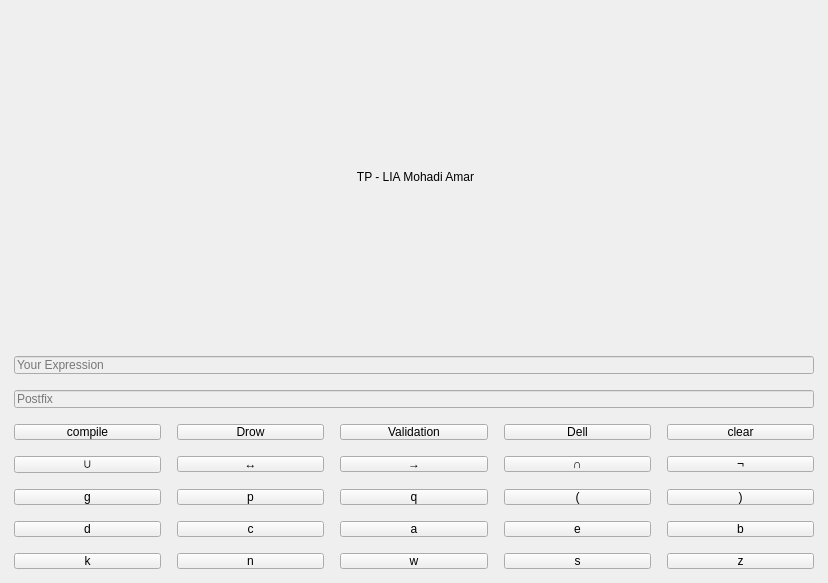
<?xml version="1.0" encoding="UTF-8"?>
<ui version="4.0">
 <class>MainWindow</class>
 <widget class="QMainWindow" name="MainWindow">
  <property name="enabled">
   <bool>true</bool>
  </property>
  <property name="geometry">
   <rect>
    <x>0</x>
    <y>0</y>
    <width>828</width>
    <height>583</height>
   </rect>
  </property>
  <property name="windowTitle">
   <string>MainWindow</string>
  </property>
  <property name="styleSheet">
   <string notr="true">.QPushButton{
color:#fff;
	
	font: 18pt &quot;Arial Black&quot;;
	background-color: rgb(167, 144, 28);
border-radius:5px;





  border: 2px solid #000;
  padding: 10px 20px;

}

@keyframes pulse {
  0% {
    transform: scale(1);
  }
  50% {
    transform: scale(1.2);
  }
  100% {
    transform: scale(1);
  }


}
QLabel{
font: 87 48pt &quot;Arial Black&quot;;
text-decoration: underline;
color: rgb(162, 139, 46);
text-align: center;}

.QMainWindow{

	background-color: rgb(255, 255, 255);

}
.QLineEdit{

border-radius:5px;
font: 87 16pt &quot;Arial Black&quot;;
color: rgb(152, 130, 19);
 border-style: solid ;
   border-color: rgb(178, 132, 16);
   border-width: 5px;
}




</string>
  </property>
  <widget class="QWidget" name="centralwidget">
   <property name="styleSheet">
    <string notr="true">margin:5px;</string>
   </property>
   <layout class="QVBoxLayout" name="verticalLayout_2">
    <item>
     <layout class="QVBoxLayout" name="verticalLayout">
      <item>
       <widget class="QLabel" name="label">
        <property name="styleSheet">
         <string notr="true"/>
        </property>
        <property name="text">
         <string>&lt;html&gt;&lt;head/&gt;&lt;body&gt;&lt;p align=&quot;center&quot;&gt;TP - LIA Mohadi Amar&lt;/p&gt;&lt;/body&gt;&lt;/html&gt;</string>
        </property>
       </widget>
      </item>
      <item>
       <widget class="QLineEdit" name="input_screen">
        <property name="enabled">
         <bool>false</bool>
        </property>
        <property name="maximumSize">
         <size>
          <width>16777206</width>
          <height>16777215</height>
         </size>
        </property>
        <property name="styleSheet">
         <string notr="true">fontsize:24pt;</string>
        </property>
        <property name="placeholderText">
         <string>Your Expression</string>
        </property>
       </widget>
      </item>
      <item>
       <widget class="QLineEdit" name="Postfix_screen">
        <property name="enabled">
         <bool>false</bool>
        </property>
        <property name="maximumSize">
         <size>
          <width>16777206</width>
          <height>16777215</height>
         </size>
        </property>
        <property name="styleSheet">
         <string notr="true"/>
        </property>
        <property name="placeholderText">
         <string>Postfix </string>
        </property>
       </widget>
      </item>
      <item>
       <layout class="QGridLayout" name="gridLayout_2">
        <item row="0" column="0" alignment="Qt::AlignVCenter">
         <widget class="QPushButton" name="compile">
          <property name="text">
           <string>compile</string>
          </property>
         </widget>
        </item>
        <item row="0" column="2">
         <widget class="QPushButton" name="validat">
          <property name="text">
           <string>Validation</string>
          </property>
         </widget>
        </item>
        <item row="0" column="1">
         <widget class="QPushButton" name="drow">
          <property name="text">
           <string>Drow</string>
          </property>
         </widget>
        </item>
        <item row="0" column="3">
         <widget class="QPushButton" name="dell">
          <property name="text">
           <string>Dell</string>
          </property>
         </widget>
        </item>
        <item row="0" column="4">
         <widget class="QPushButton" name="clear">
          <property name="text">
           <string>clear</string>
          </property>
         </widget>
        </item>
       </layout>
      </item>
      <item>
       <layout class="QGridLayout" name="gridLayout">
        <item row="3" column="0">
         <widget class="QPushButton" name="pushButton_13">
          <property name="styleSheet">
           <string notr="true">font: 87 14pt &quot;Arial Black&quot;;</string>
          </property>
          <property name="text">
           <string>k</string>
          </property>
         </widget>
        </item>
        <item row="0" column="1">
         <widget class="QPushButton" name="pushButton_11">
          <property name="styleSheet">
           <string notr="true">font: 18pt &quot;Impact&quot;;</string>
          </property>
          <property name="text">
           <string>↔</string>
          </property>
         </widget>
        </item>
        <item row="1" column="3">
         <widget class="QPushButton" name="pushButton_7">
          <property name="styleSheet">
           <string notr="true">font: 87 14pt &quot;Arial Black&quot;;</string>
          </property>
          <property name="text">
           <string>(</string>
          </property>
         </widget>
        </item>
        <item row="1" column="2">
         <widget class="QPushButton" name="pushButton_10">
          <property name="styleSheet">
           <string notr="true">font: 87 14pt &quot;Arial Black&quot;;</string>
          </property>
          <property name="text">
           <string>q</string>
          </property>
         </widget>
        </item>
        <item row="3" column="1">
         <widget class="QPushButton" name="pushButton_19">
          <property name="styleSheet">
           <string notr="true">font: 87 14pt &quot;Arial Black&quot;;</string>
          </property>
          <property name="text">
           <string>n</string>
          </property>
         </widget>
        </item>
        <item row="1" column="1">
         <widget class="QPushButton" name="pushButton_8">
          <property name="styleSheet">
           <string notr="true">font: 87 14pt &quot;Arial Black&quot;;</string>
          </property>
          <property name="text">
           <string>p</string>
          </property>
         </widget>
        </item>
        <item row="3" column="3">
         <widget class="QPushButton" name="pushButton_16">
          <property name="styleSheet">
           <string notr="true">font: 87 14pt &quot;Arial Black&quot;;</string>
          </property>
          <property name="text">
           <string>s</string>
          </property>
         </widget>
        </item>
        <item row="3" column="4">
         <widget class="QPushButton" name="pushButton_15">
          <property name="styleSheet">
           <string notr="true">font: 87 14pt &quot;Arial Black&quot;;</string>
          </property>
          <property name="text">
           <string>z</string>
          </property>
         </widget>
        </item>
        <item row="3" column="2">
         <widget class="QPushButton" name="pushButton_12">
          <property name="styleSheet">
           <string notr="true">font: 87 14pt &quot;Arial Black&quot;;</string>
          </property>
          <property name="text">
           <string>w</string>
          </property>
         </widget>
        </item>
        <item row="0" column="4">
         <widget class="QPushButton" name="pushButton_17">
          <property name="styleSheet">
           <string notr="true">font: 18pt &quot;Impact&quot;;</string>
          </property>
          <property name="text">
           <string>¬</string>
          </property>
         </widget>
        </item>
        <item row="1" column="4">
         <widget class="QPushButton" name="pushButton_6">
          <property name="styleSheet">
           <string notr="true">font: 87 14pt &quot;Arial Black&quot;;</string>
          </property>
          <property name="text">
           <string>)</string>
          </property>
         </widget>
        </item>
        <item row="0" column="0">
         <widget class="QPushButton" name="pushButton_20">
          <property name="styleSheet">
           <string notr="true">font: 18pt &quot;Impact&quot;;</string>
          </property>
          <property name="text">
           <string>∪</string>
          </property>
         </widget>
        </item>
        <item row="2" column="0">
         <widget class="QPushButton" name="pushButton_4">
          <property name="styleSheet">
           <string notr="true">font: 87 14pt &quot;Arial Black&quot;;</string>
          </property>
          <property name="text">
           <string>d</string>
          </property>
         </widget>
        </item>
        <item row="1" column="0">
         <widget class="QPushButton" name="pushButton_9">
          <property name="styleSheet">
           <string notr="true">font: 87 14pt &quot;Arial Black&quot;;</string>
          </property>
          <property name="text">
           <string>g</string>
          </property>
         </widget>
        </item>
        <item row="0" column="2">
         <widget class="QPushButton" name="pushButton_14">
          <property name="styleSheet">
           <string notr="true">font: 18pt &quot;Impact&quot;;</string>
          </property>
          <property name="text">
           <string>→</string>
          </property>
         </widget>
        </item>
        <item row="2" column="1">
         <widget class="QPushButton" name="pushButton_3">
          <property name="styleSheet">
           <string notr="true">font: 87 14pt &quot;Arial Black&quot;;</string>
          </property>
          <property name="text">
           <string>c</string>
          </property>
         </widget>
        </item>
        <item row="2" column="4">
         <widget class="QPushButton" name="pushButton_2">
          <property name="styleSheet">
           <string notr="true">font: 87 14pt &quot;Arial Black&quot;;</string>
          </property>
          <property name="text">
           <string>b</string>
          </property>
         </widget>
        </item>
        <item row="2" column="2">
         <widget class="QPushButton" name="pushButton_18">
          <property name="maximumSize">
           <size>
            <width>16777215</width>
            <height>16777215</height>
           </size>
          </property>
          <property name="styleSheet">
           <string notr="true">font: 87 14pt &quot;Arial Black&quot;;</string>
          </property>
          <property name="text">
           <string>a</string>
          </property>
         </widget>
        </item>
        <item row="2" column="3">
         <widget class="QPushButton" name="pushButton_5">
          <property name="styleSheet">
           <string notr="true">font: 87 14pt &quot;Arial Black&quot;;</string>
          </property>
          <property name="text">
           <string>e</string>
          </property>
         </widget>
        </item>
        <item row="0" column="3">
         <widget class="QPushButton" name="pushButton_1">
          <property name="styleSheet">
           <string notr="true">font: 18pt &quot;Impact&quot;;</string>
          </property>
          <property name="text">
           <string>∩</string>
          </property>
         </widget>
        </item>
       </layout>
      </item>
     </layout>
    </item>
   </layout>
  </widget>
 </widget>
 <resources/>
 <connections/>
</ui>
